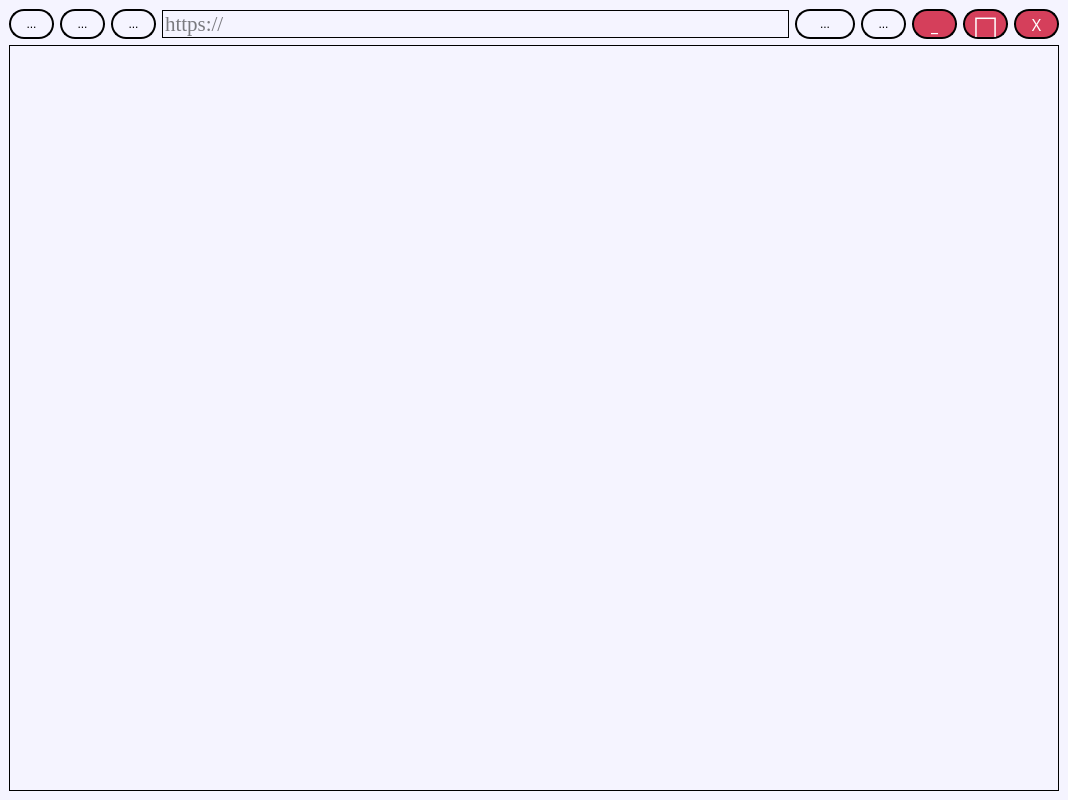
<?xml version="1.0" encoding="UTF-8"?>
<ui version="4.0">
 <class>MainWindow</class>
 <widget class="QMainWindow" name="MainWindow">
  <property name="geometry">
   <rect>
    <x>0</x>
    <y>0</y>
    <width>1068</width>
    <height>800</height>
   </rect>
  </property>
  <property name="windowTitle">
   <string>MainWindow</string>
  </property>
  <property name="styleSheet">
   <string notr="true">background-color: rgb(245, 244, 255);</string>
  </property>
  <widget class="QWidget" name="centralwidget">
   <layout class="QGridLayout" name="gridLayout">
    <item row="0" column="0">
     <widget class="QToolButton" name="tBtn_back">
      <property name="minimumSize">
       <size>
        <width>45</width>
        <height>30</height>
       </size>
      </property>
      <property name="maximumSize">
       <size>
        <width>45</width>
        <height>30</height>
       </size>
      </property>
      <property name="styleSheet">
       <string notr="true">QToolButton {
	border-radius: 15px;
	border: 2px solid black;
}
QToolButton:hover {
	border: 2px solid black;
	background-color: rgb(158, 158, 158);
}
QToolButton:pressed {
	border: 2px solid black;
	background-color: rgb(255, 82, 105);
}</string>
      </property>
      <property name="text">
       <string>...</string>
      </property>
      <property name="icon">
       <iconset resource="res.qrc">
        <normaloff>:/icon/icon/back.png</normaloff>:/icon/icon/back.png</iconset>
      </property>
      <property name="iconSize">
       <size>
        <width>20</width>
        <height>20</height>
       </size>
      </property>
     </widget>
    </item>
    <item row="0" column="1">
     <widget class="QToolButton" name="tBtn_reload">
      <property name="minimumSize">
       <size>
        <width>45</width>
        <height>30</height>
       </size>
      </property>
      <property name="maximumSize">
       <size>
        <width>45</width>
        <height>30</height>
       </size>
      </property>
      <property name="styleSheet">
       <string notr="true">QToolButton {
	border-radius: 15px;
	border: 2px solid black;
}
QToolButton:hover {
	border: 2px solid black;
	background-color: rgb(158, 158, 158);
}
QToolButton:pressed {
	border: 2px solid black;
	background-color: rgb(255, 82, 105);
}</string>
      </property>
      <property name="text">
       <string>...</string>
      </property>
      <property name="icon">
       <iconset resource="res.qrc">
        <normaloff>:/icon/icon/reload.png</normaloff>:/icon/icon/reload.png</iconset>
      </property>
      <property name="iconSize">
       <size>
        <width>20</width>
        <height>20</height>
       </size>
      </property>
     </widget>
    </item>
    <item row="0" column="2">
     <widget class="QToolButton" name="tBtn_home">
      <property name="minimumSize">
       <size>
        <width>45</width>
        <height>30</height>
       </size>
      </property>
      <property name="maximumSize">
       <size>
        <width>45</width>
        <height>30</height>
       </size>
      </property>
      <property name="styleSheet">
       <string notr="true">QToolButton {
	border-radius: 15px;
	border: 2px solid black;
}
QToolButton:hover {
	border: 2px solid black;
	background-color: rgb(158, 158, 158);
}
QToolButton:pressed {
	border: 2px solid black;
	background-color: rgb(255, 82, 105);
}</string>
      </property>
      <property name="text">
       <string>...</string>
      </property>
      <property name="icon">
       <iconset resource="res.qrc">
        <normaloff>:/icon/icon/home.png</normaloff>:/icon/icon/home.png</iconset>
      </property>
      <property name="iconSize">
       <size>
        <width>20</width>
        <height>20</height>
       </size>
      </property>
     </widget>
    </item>
    <item row="0" column="3">
     <widget class="QLineEdit" name="lE_searchLine">
      <property name="font">
       <font>
        <family>Times New Roman</family>
        <pointsize>16</pointsize>
       </font>
      </property>
      <property name="styleSheet">
       <string notr="true">QLineEdit {
	border-radius: 15px;
	border: 1px solid black;
}
QLineEdit:hover {
	border: 2px solid black;
	background-color:  rgb(229, 229, 229);
}
</string>
      </property>
      <property name="placeholderText">
       <string>https://</string>
      </property>
      <property name="clearButtonEnabled">
       <bool>true</bool>
      </property>
     </widget>
    </item>
    <item row="0" column="4">
     <widget class="QToolButton" name="tBtn_search">
      <property name="minimumSize">
       <size>
        <width>60</width>
        <height>30</height>
       </size>
      </property>
      <property name="maximumSize">
       <size>
        <width>60</width>
        <height>30</height>
       </size>
      </property>
      <property name="styleSheet">
       <string notr="true">QToolButton {
	border-radius: 15px;
	border: 2px solid black;
}
QToolButton:hover {
	border: 2px solid black;
	background-color: rgb(158, 158, 158);
}
QToolButton:pressed {
	border: 2px solid black;
	background-color: rgb(255, 82, 105);
}</string>
      </property>
      <property name="text">
       <string>...</string>
      </property>
      <property name="icon">
       <iconset resource="res.qrc">
        <normaloff>:/icon/icon/find.png</normaloff>:/icon/icon/find.png</iconset>
      </property>
      <property name="iconSize">
       <size>
        <width>20</width>
        <height>20</height>
       </size>
      </property>
     </widget>
    </item>
    <item row="0" column="5">
     <widget class="QToolButton" name="tBtn_changeTheme">
      <property name="minimumSize">
       <size>
        <width>45</width>
        <height>30</height>
       </size>
      </property>
      <property name="maximumSize">
       <size>
        <width>45</width>
        <height>30</height>
       </size>
      </property>
      <property name="styleSheet">
       <string notr="true">QToolButton {
	border-radius: 15px;
	border: 2px solid black;
}
QToolButton:hover {
	border: 2px solid black;
	background-color: rgb(158, 158, 158);
}
QToolButton:pressed {
	border: 2px solid black;
	background-color: rgb(255, 82, 105);
}</string>
      </property>
      <property name="text">
       <string>...</string>
      </property>
      <property name="icon">
       <iconset resource="res.qrc">
        <normaloff>:/icon/icon/change_themes.png</normaloff>:/icon/icon/change_themes.png</iconset>
      </property>
      <property name="iconSize">
       <size>
        <width>20</width>
        <height>20</height>
       </size>
      </property>
     </widget>
    </item>
    <item row="0" column="6">
     <widget class="QToolButton" name="tBtn_minimaze">
      <property name="minimumSize">
       <size>
        <width>45</width>
        <height>30</height>
       </size>
      </property>
      <property name="maximumSize">
       <size>
        <width>45</width>
        <height>30</height>
       </size>
      </property>
      <property name="font">
       <font>
        <family>Arial Black</family>
        <pointsize>13</pointsize>
        <weight>75</weight>
        <bold>true</bold>
       </font>
      </property>
      <property name="styleSheet">
       <string notr="true">QToolButton {
	border-radius: 15px;
	border: 2px solid black;
	background-color: rgb(213, 63, 91);
	color: white;
}
QToolButton:hover {
	border: 2px solid black;
	background-color: red;
	color: white;
}
QToolButton:pressed {
	border: 2px solid black;
	color: white;
	background-color: rgb(184, 21, 32);
}</string>
      </property>
      <property name="text">
       <string>_</string>
      </property>
      <property name="iconSize">
       <size>
        <width>20</width>
        <height>20</height>
       </size>
      </property>
     </widget>
    </item>
    <item row="0" column="7">
     <widget class="QToolButton" name="tBtn_openCloseFullWindow">
      <property name="minimumSize">
       <size>
        <width>45</width>
        <height>30</height>
       </size>
      </property>
      <property name="maximumSize">
       <size>
        <width>45</width>
        <height>30</height>
       </size>
      </property>
      <property name="font">
       <font>
        <family>Arial Black</family>
        <pointsize>20</pointsize>
        <weight>75</weight>
        <bold>true</bold>
       </font>
      </property>
      <property name="autoFillBackground">
       <bool>false</bool>
      </property>
      <property name="styleSheet">
       <string notr="true">QToolButton {
	border-radius: 15px;
	border: 2px solid black;
	background-color: rgb(213, 63, 91);
	color: white;
}
QToolButton:hover {
	border: 2px solid black;
	background-color: red;
	color: white;
}
QToolButton:pressed {
	border: 2px solid black;
	color: white;
	background-color: rgb(184, 21, 32);
}</string>
      </property>
      <property name="text">
       <string>□</string>
      </property>
      <property name="iconSize">
       <size>
        <width>20</width>
        <height>20</height>
       </size>
      </property>
     </widget>
    </item>
    <item row="0" column="8">
     <widget class="QToolButton" name="tBtn_closeWindow">
      <property name="minimumSize">
       <size>
        <width>45</width>
        <height>30</height>
       </size>
      </property>
      <property name="maximumSize">
       <size>
        <width>45</width>
        <height>30</height>
       </size>
      </property>
      <property name="font">
       <font>
        <family>Arial Black</family>
        <pointsize>12</pointsize>
        <weight>50</weight>
        <bold>false</bold>
       </font>
      </property>
      <property name="styleSheet">
       <string notr="true">QToolButton {
	border-radius: 15px;
	border: 2px solid black;
	background-color: rgb(213, 63, 91);
	color: white;
}
QToolButton:hover {
	border: 2px solid black;
	background-color: red;
	color: white;
}
QToolButton:pressed {
	border: 2px solid black;
	color: white;
	background-color: rgb(184, 21, 32);
}</string>
      </property>
      <property name="text">
       <string>X</string>
      </property>
      <property name="iconSize">
       <size>
        <width>20</width>
        <height>20</height>
       </size>
      </property>
     </widget>
    </item>
    <item row="1" column="0" colspan="9">
     <widget class="QFrame" name="frame">
      <property name="styleSheet">
       <string notr="true">border: 1px solid black;</string>
      </property>
      <property name="frameShape">
       <enum>QFrame::StyledPanel</enum>
      </property>
      <property name="frameShadow">
       <enum>QFrame::Raised</enum>
      </property>
     </widget>
    </item>
   </layout>
  </widget>
 </widget>
 <resources>
  <include location="res.qrc"/>
 </resources>
 <connections/>
</ui>
